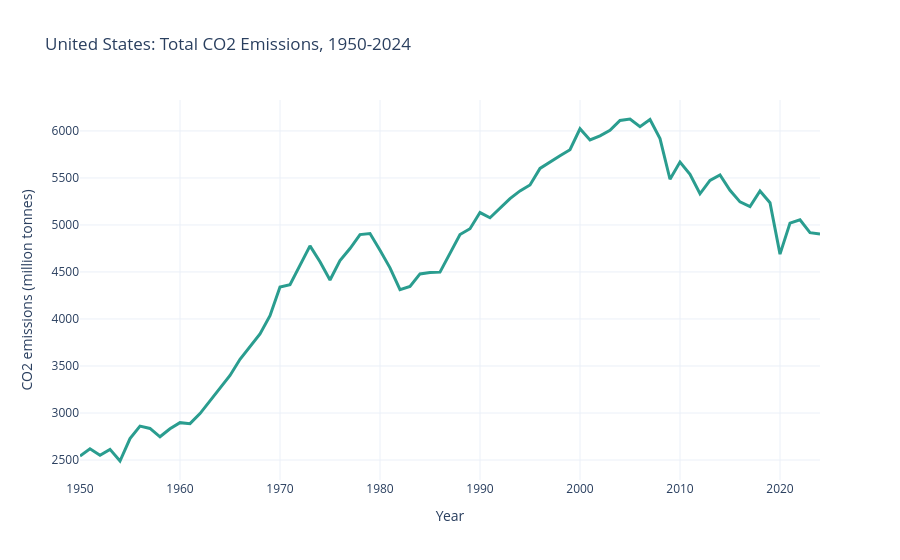
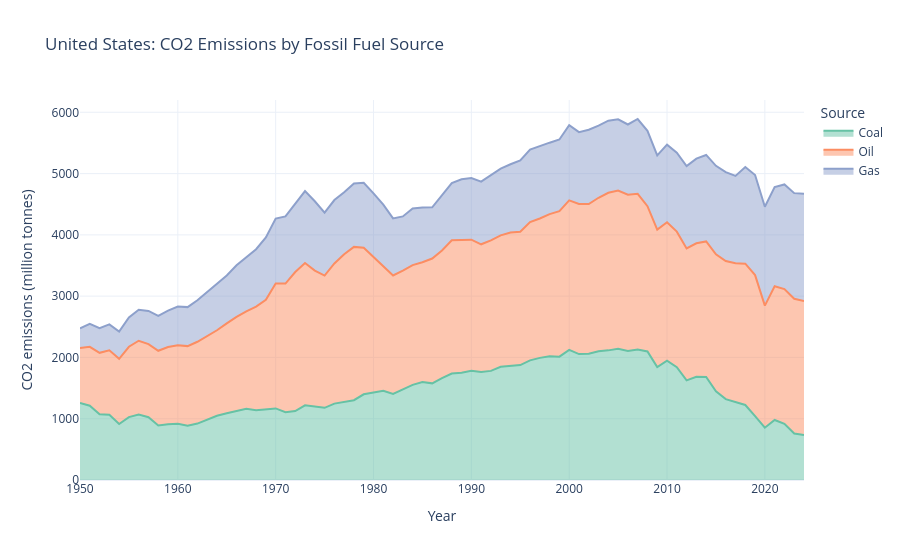

Notebook source saved alongside these figures, in order:
### Code cell
# Charts for "United States"
display(make_trend_chart(df, "United States"))
display(make_source_chart(df, "United States"))
